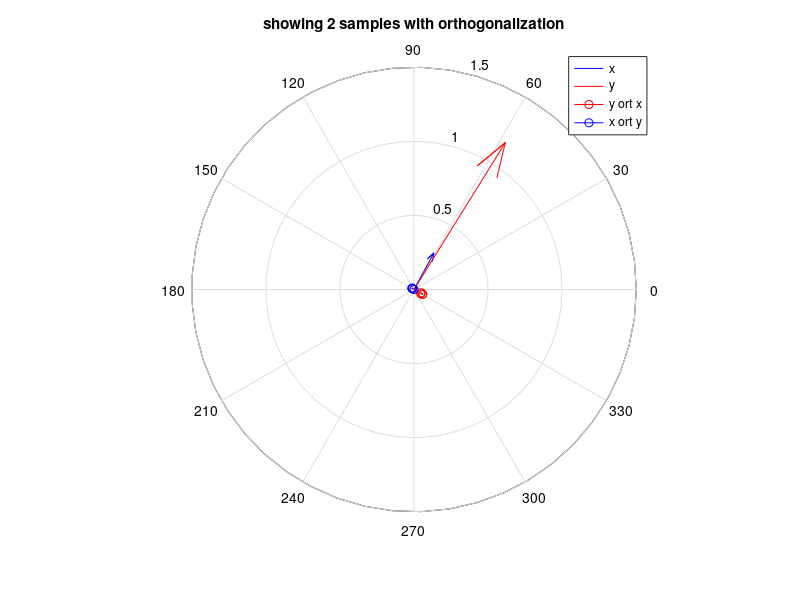

This chart was generated by the following MATLAB code:
%% understanding orthogonalization
clear
clc
close all
% param
rng(1)
signal_len=1e4;
B=1; % Rayleigh parameter
% two complex signals (synthetic spectra)
x = rand(1,signal_len) +1i*rand(1,signal_len);
y = rand(1,signal_len) +1i*rand(1,signal_len);

y_ort_x=y(1)-real(x(1)*conj(y(1))/(abs(x(1))^2))*x(1); % from hipp
% y_ort_x_versor=imag(y(1)*conj(x)/abs(x(1)))*1i*x(1)/abs(x(1)); % equivalent with versor.. same number
x_ort_y=x(1)-real(y(1)*conj(x(1))/(abs(y(1))^2))*y(1); % from hipp

phase_difference=(angle(x(1))-angle(y_ort_x(1)))*180/pi; % should be 90 deg

%% ortogonalization 
figure
compass(real(x(1)),imag(x(1)),'b')
hold on
compass(real(y(1)),imag(y(1)),'r')
compass(real(y_ort_x(1)),imag(y_ort_x(1)),'r-o')
compass(real(x_ort_y(1)),imag(x_ort_y(1)),'b-o')
legend({'x','y','y ort x','x ort y'})
title('showing 2 samples with orthogonalization')
